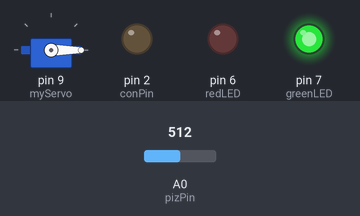
The sketch below on a simulated Arduino Uno, built with avr-gcc and run on an emulated ATmega328P. Parts: servo, output pins drawn as LEDs (lit = HIGH). The inputs (shaded band) are chosen by the test bench; at power-on: A0 (pizPin) = 512. What the sketch prints to the serial monitor is not drawn.

Above: at 0.1 s.
Timing chart, 0 to 1.6 s (numbered marks = the images above):
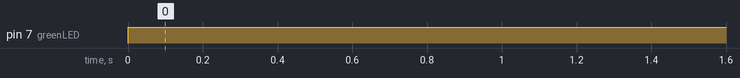

The sketch:

whosthere.ino
```cpp
// tutotial for our servo
// https://playground.arduino.cc/Learning/SingleServoExample
#include <Servo.h>

Servo myServo;  // create servo object to control a servo
// twelve servo objects can be created on most boards
#define greenLED 7
#define redLED 6
#define pizPin A0
#define conPin 2
#define KNOCKTHRESHOLD 500
#define RESETTHRESHOLD 5
#define KNOCKPERIOD 100
#define RECORDDURATION 5000
int lastReading = 0;
int currentReading = 0;
bool knocked = false;
bool offCooldown = true;
unsigned long knockCooldown = 0;
unsigned long timeStamp = 0;
unsigned long timer;
unsigned long lastUnlock = 0;


class KnockMatchLock{
  public:
  unsigned long key[50];
  unsigned long input[50];
  int inputCounter = 0;
  int keyCounter = 0;
  unsigned long keyStart = 0;
  unsigned long inputStart = 0;

  int precision = 50;
  bool isLocked = false;
  bool recording = false;
  bool keyRecorded = false;
  bool boxClosed = false;

  KnockMatchLock::KnockMatchLock(int _PRECISION){
    precision = _PRECISION;
    for(int i = 0; i < 50; i++){
      input[i] = 0;
      key[i] = 0;
    }
  };

  void updateStates(unsigned long stamp){
    if(recording && !keyRecorded){
      if(stamp > keyStart + RECORDDURATION){
        recording = false;
        keyRecorded = true;
      }
    }
    if(stamp > inputStart + RECORDDURATION && inputCounter > 0 ){
      //reset
      for(int i = 0; i < 50; i++ ){
        input[i] = 0;
      }
      inputCounter = 0;
    }
    // check lid status
    if(digitalRead(conPin) == 1 && stamp > (lastUnlock + 5000) ){
      boxClosed = true;
      if(!isLocked){
        Serial.println("locking the box");
        lock();
      }
    }else{
      boxClosed = false;
    }
    if(isLocked){
      digitalWrite(greenLED, LOW);
      digitalWrite(redLED, HIGH);
    }else{
      digitalWrite(greenLED, HIGH);
      digitalWrite(redLED, LOW);
    }
  }

  void knock(unsigned long &stamp){
    // if open and lid closed and no key has been recorded start the recording
    if (boxClosed && !keyRecorded){
      recording = true;

    }
    if(!recording){
      addIn(stamp);
    }else{
      addKey(stamp);
    }
  }

  void addKey(unsigned long &stamp){
    if(keyCounter == 0){
      key[0] = 0;
      keyStart = stamp;
      keyCounter++;
    }else{
      key[keyCounter] = stamp - keyStart;
      keyCounter++;
    }
  }

  void addIn(unsigned long &stamp){
    if(inputCounter == 0) {
      inputStart = stamp;
      inputCounter++;
    }else{
      input[inputCounter] = stamp - inputStart;
      inputCounter++;
      testMatch();
    }
  }

  void printLockData(){
    Serial.println( " lock states: LOCKED: " + String(isLocked) + " RECORDING: " + String(recording) + " KEYRECORDED: " + String(keyRecorded) + " LIDCLOSED: " + String(boxClosed) + "InputStart" + String(inputStart));
    for(int i = 0 ; i < keyCounter; i++){
      Serial.print(i);
      Serial.print( "    " );
    }
    Serial.println();
    for(int i = 0 ; i < keyCounter; i++){
      Serial.print(key[i]);
      Serial.print( " " );
    }
    Serial.println();
    for(int i = 0 ; i < keyCounter; i++){
      Serial.print(input[i]);
      Serial.print( " " );
    }
    Serial.println();
  }

  bool getLocked(){
    return isLocked;
  }

  void lock(){
    isLocked = true;
    myServo.write(90);

  }
  void unlock(){
    isLocked = false;
    myServo.write(0);
    lastUnlock = millis();
  }

  bool testMatch(){
    if(keyCounter == 0 || inputCounter < keyCounter){
      return false;
      }
    bool matching = true;
    for(int i = 1; i < keyCounter; i++){
      int howClose = abs(input[i] - key[i]);
      if(howClose > precision){
        matching = false;
        Serial.println("FALSE MATCH" + String(howClose));
        Serial.println(String(key[i]) + " vs " + String(input[i]));
      }
    }
    if(matching){
      unlock();
      delay(500);
      reset();
      Serial.println("UNLOCKED!!!!!");

    }else{
      Serial.println("lock test failed");
    }
    return matching;
  }

  void reset(){
    //resets all states to default and opens the lock
    *(this) = KnockMatchLock(precision);
    unlock();
  }
};

KnockMatchLock lock = KnockMatchLock(75);

void setup() {
  // put your setup code here, to run once:
  Serial.begin(9600);
  myServo.attach(9);
  pinMode(greenLED, OUTPUT);
  pinMode(redLED, OUTPUT);
  pinMode(conPin, HIGH);
  Serial.println(lock.precision);
  lock.reset();
}

void loop() {
  // put your main code here, to run repeatedly:
  currentReading = analogRead(pizPin);
  timeStamp = millis();
  lock.updateStates(timeStamp);
  if(timeStamp> timer ){
    timer = timeStamp + 2000;
    lock.printLockData();
  }

  if(currentReading > KNOCKTHRESHOLD  && !knocked && offCooldown){
    knocked = true;
    lock.knock(timeStamp);
    //Serial.println("lock changed state");
  }
  if(knocked && currentReading < RESETTHRESHOLD && lastReading < RESETTHRESHOLD){
    //Serial.print("cooldown in effect");
    knockCooldown = timeStamp;
    knocked = false;
    offCooldown = false;
    //Serial.println(millis());
  }
  if(timeStamp >= (knockCooldown + KNOCKPERIOD) && offCooldown == false){
    offCooldown = true;
    //Serial.print("cooldown in done");
    //Serial.println(millis());
  }
  lastReading = currentReading;
}
```

Measured:
- by itself, pin 7 (greenLED): LOW → HIGH at 0.00 s
